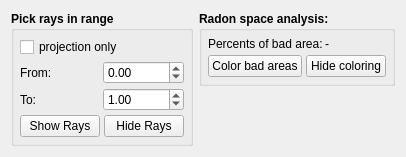
              <widget class="QWidget" name="tab_5">
               <attribute name="title">
                <string>Show rays/angles</string>
               </attribute>
               <layout class="QHBoxLayout" name="horizontalLayout_84">
                <item>
                 <layout class="QVBoxLayout" name="verticalLayout_59">
                  <property name="spacing">
                   <number>4</number>
                  </property>
                  <item>
                   <widget class="QGroupBox" name="groupBox_3">
                    <property name="sizePolicy">
                     <sizepolicy hsizetype="Fixed" vsizetype="Fixed">
                      <horstretch>0</horstretch>
                      <verstretch>0</verstretch>
                     </sizepolicy>
                    </property>
                    <property name="font">
                     <font>
                      <weight>75</weight>
                      <bold>true</bold>
                     </font>
                    </property>
                    <property name="title">
                     <string>Pick rays in range</string>
                    </property>
                    <layout class="QGridLayout" name="gridLayout">
                     <property name="leftMargin">
                      <number>6</number>
                     </property>
                     <property name="topMargin">
                      <number>6</number>
                     </property>
                     <property name="rightMargin">
                      <number>6</number>
                     </property>
                     <property name="bottomMargin">
                      <number>6</number>
                     </property>
                     <property name="spacing">
                      <number>4</number>
                     </property>
                     <item row="0" column="0" colspan="2">
                      <widget class="QCheckBox" name="cb_ProjOnly">
                       <property name="sizePolicy">
                        <sizepolicy hsizetype="Minimum" vsizetype="Minimum">
                         <horstretch>0</horstretch>
                         <verstretch>0</verstretch>
                        </sizepolicy>
                       </property>
                       <property name="font">
                        <font>
                         <weight>50</weight>
                         <bold>false</bold>
                        </font>
                       </property>
                       <property name="text">
                        <string>projection only</string>
                       </property>
                      </widget>
                     </item>
                     <item row="1" column="0" colspan="2">
                      <layout class="QVBoxLayout" name="verticalLayout_7">
                       <property name="spacing">
                        <number>4</number>
                       </property>
                       <item>
                        <layout class="QHBoxLayout" name="horizontalLayout_21">
                         <property name="spacing">
                          <number>2</number>
                         </property>
                         <item>
                          <widget class="QLabel" name="label_17">
                           <property name="font">
                            <font>
                             <weight>50</weight>
                             <bold>false</bold>
                            </font>
                           </property>
                           <property name="text">
                            <string>From:</string>
                           </property>
                          </widget>
                         </item>
                         <item>
                          <widget class="QDoubleSpinBox" name="sb_range_min">
                           <property name="font">
                            <font>
                             <weight>50</weight>
                             <bold>false</bold>
                            </font>
                           </property>
                           <property name="minimum">
                            <double>-10000.000000000000000</double>
                           </property>
                           <property name="maximum">
                            <double>10000.000000000000000</double>
                           </property>
                           <property name="singleStep">
                            <double>1.000000000000000</double>
                           </property>
                          </widget>
                         </item>
                        </layout>
                       </item>
                       <item>
                        <layout class="QHBoxLayout" name="horizontalLayout_20">
                         <property name="spacing">
                          <number>2</number>
                         </property>
                         <item>
                          <widget class="QLabel" name="label_19">
                           <property name="font">
                            <font>
                             <weight>50</weight>
                             <bold>false</bold>
                            </font>
                           </property>
                           <property name="text">
                            <string>To:</string>
                           </property>
                          </widget>
                         </item>
                         <item>
                          <widget class="QDoubleSpinBox" name="sb_range_max">
                           <property name="font">
                            <font>
                             <weight>50</weight>
                             <bold>false</bold>
                            </font>
                           </property>
                           <property name="minimum">
                            <double>-10000.000000000000000</double>
                           </property>
                           <property name="maximum">
                            <double>10000.000000000000000</double>
                           </property>
                           <property name="value">
                            <double>1.000000000000000</double>
                           </property>
                          </widget>
                         </item>
                        </layout>
                       </item>
                      </layout>
                     </item>
                     <item row="2" column="0">
                      <widget class="QPushButton" name="pb_showRays">
                       <property name="font">
                        <font>
                         <weight>50</weight>
                         <bold>false</bold>
                        </font>
                       </property>
                       <property name="text">
                        <string>Show Rays</string>
                       </property>
                      </widget>
                     </item>
                     <item row="2" column="1">
                      <widget class="QPushButton" name="pb_hideRays">
                       <property name="font">
                        <font>
                         <weight>50</weight>
                         <bold>false</bold>
                        </font>
                       </property>
                       <property name="text">
                        <string>Hide Rays</string>
                       </property>
                      </widget>
                     </item>
                    </layout>
                   </widget>
                  </item>
                  <item>
                   <spacer name="verticalSpacer_25">
                    <property name="orientation">
                     <enum>Qt::Vertical</enum>
                    </property>
                    <property name="sizeHint" stdset="0">
                     <size>
                      <width>20</width>
                      <height>0</height>
                     </size>
                    </property>
                   </spacer>
                  </item>
                 </layout>
                </item>
                <item>
                 <layout class="QVBoxLayout" name="verticalLayout_58">
                  <property name="spacing">
                   <number>4</number>
                  </property>
                  <item>
                   <widget class="QGroupBox" name="groupBox_25">
                    <property name="sizePolicy">
                     <sizepolicy hsizetype="Fixed" vsizetype="Preferred">
                      <horstretch>0</horstretch>
                      <verstretch>0</verstretch>
                     </sizepolicy>
                    </property>
                    <property name="font">
                     <font>
                      <weight>75</weight>
                      <bold>true</bold>
                     </font>
                    </property>
                    <property name="title">
                     <string>Radon space analysis:</string>
                    </property>
                    <layout class="QGridLayout" name="gridLayout_27">
                     <property name="leftMargin">
                      <number>6</number>
                     </property>
                     <property name="topMargin">
                      <number>6</number>
                     </property>
                     <property name="rightMargin">
                      <number>6</number>
                     </property>
                     <property name="bottomMargin">
                      <number>6</number>
                     </property>
                     <property name="spacing">
                      <number>4</number>
                     </property>
                     <item row="0" column="0" colspan="2">
                      <layout class="QHBoxLayout" name="horizontalLayout_74">
                       <property name="spacing">
                        <number>2</number>
                       </property>
                       <item>
                        <widget class="QLabel" name="label_57">
                         <property name="font">
                          <font>
                           <weight>50</weight>
                           <bold>false</bold>
                          </font>
                         </property>
                         <property name="text">
                          <string>Percents of bad area:</string>
                         </property>
                        </widget>
                       </item>
                       <item>
                        <widget class="QLabel" name="l_badAreaPercent">
                         <property name="font">
                          <font>
                           <weight>50</weight>
                           <bold>false</bold>
                          </font>
                         </property>
                         <property name="text">
                          <string>-</string>
                         </property>
                        </widget>
                       </item>
                      </layout>
                     </item>
                     <item row="1" column="0">
                      <widget class="QPushButton" name="pb_colorAngles">
                       <property name="font">
                        <font>
                         <weight>50</weight>
                         <bold>false</bold>
                        </font>
                       </property>
                       <property name="text">
                        <string>Color bad areas</string>
                       </property>
                      </widget>
                     </item>
                     <item row="1" column="1">
                      <widget class="QPushButton" name="pb_hideColoring">
                       <property name="font">
                        <font>
                         <weight>50</weight>
                         <bold>false</bold>
                        </font>
                       </property>
                       <property name="text">
                        <string>Hide coloring</string>
                       </property>
                      </widget>
                     </item>
                    </layout>
                   </widget>
                  </item>
                  <item>
                   <spacer name="verticalSpacer_26">
                    <property name="orientation">
                     <enum>Qt::Vertical</enum>
                    </property>
                    <property name="sizeHint" stdset="0">
                     <size>
                      <width>20</width>
                      <height>0</height>
                     </size>
                    </property>
                   </spacer>
                  </item>
                 </layout>
                </item>
                <item>
                 <spacer name="horizontalSpacer_20">
                  <property name="orientation">
                   <enum>Qt::Horizontal</enum>
                  </property>
                  <property name="sizeHint" stdset="0">
                   <size>
                    <width>0</width>
                    <height>0</height>
                   </size>
                  </property>
                 </spacer>
                </item>
               </layout>
              </widget>
